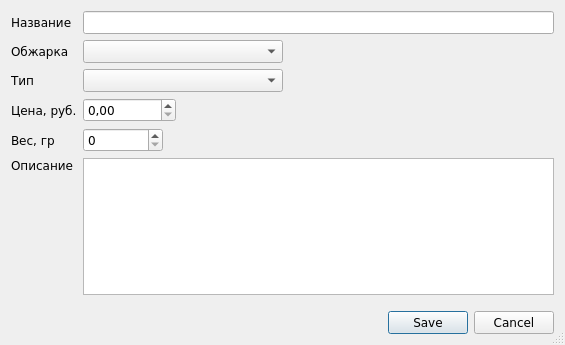
<?xml version="1.0" encoding="UTF-8"?>
<ui version="4.0">
 <class>EditCoffeeForm</class>
 <widget class="QDialog" name="EditCoffeeForm">
  <property name="windowModality">
   <enum>Qt::ApplicationModal</enum>
  </property>
  <property name="geometry">
   <rect>
    <x>0</x>
    <y>0</y>
    <width>565</width>
    <height>345</height>
   </rect>
  </property>
  <property name="sizePolicy">
   <sizepolicy hsizetype="Preferred" vsizetype="Preferred">
    <horstretch>0</horstretch>
    <verstretch>0</verstretch>
   </sizepolicy>
  </property>
  <property name="font">
   <font>
    <family>Verdana</family>
    <pointsize>9</pointsize>
   </font>
  </property>
  <property name="locale">
   <locale language="Russian" country="Russia"/>
  </property>
  <property name="sizeGripEnabled">
   <bool>true</bool>
  </property>
  <property name="modal">
   <bool>true</bool>
  </property>
  <layout class="QGridLayout" name="gridLayout">
   <item row="2" column="0">
    <widget class="QLabel" name="type_label">
     <property name="text">
      <string>Тип</string>
     </property>
    </widget>
   </item>
   <item row="5" column="0">
    <widget class="QLabel" name="description_label">
     <property name="text">
      <string>Описание</string>
     </property>
     <property name="alignment">
      <set>Qt::AlignLeading|Qt::AlignLeft|Qt::AlignTop</set>
     </property>
    </widget>
   </item>
   <item row="4" column="1">
    <widget class="QSpinBox" name="packing_sb">
     <property name="sizePolicy">
      <sizepolicy hsizetype="Fixed" vsizetype="Fixed">
       <horstretch>0</horstretch>
       <verstretch>0</verstretch>
      </sizepolicy>
     </property>
     <property name="minimumSize">
      <size>
       <width>80</width>
       <height>0</height>
      </size>
     </property>
     <property name="maximum">
      <number>100000</number>
     </property>
    </widget>
   </item>
   <item row="3" column="1">
    <widget class="QDoubleSpinBox" name="price_dsb">
     <property name="sizePolicy">
      <sizepolicy hsizetype="Fixed" vsizetype="Fixed">
       <horstretch>0</horstretch>
       <verstretch>0</verstretch>
      </sizepolicy>
     </property>
     <property name="minimumSize">
      <size>
       <width>80</width>
       <height>0</height>
      </size>
     </property>
     <property name="maximum">
      <double>1000000.000000000000000</double>
     </property>
    </widget>
   </item>
   <item row="3" column="0">
    <widget class="QLabel" name="price_label">
     <property name="text">
      <string>Цена, руб.</string>
     </property>
    </widget>
   </item>
   <item row="1" column="0">
    <widget class="QLabel" name="roast_type_label">
     <property name="text">
      <string>Обжарка</string>
     </property>
    </widget>
   </item>
   <item row="4" column="0">
    <widget class="QLabel" name="packing_label">
     <property name="text">
      <string>Вес, гр</string>
     </property>
    </widget>
   </item>
   <item row="0" column="0">
    <widget class="QLabel" name="name_label">
     <property name="text">
      <string>Название</string>
     </property>
    </widget>
   </item>
   <item row="2" column="1">
    <widget class="QComboBox" name="type_cb">
     <property name="sizePolicy">
      <sizepolicy hsizetype="Fixed" vsizetype="Fixed">
       <horstretch>0</horstretch>
       <verstretch>0</verstretch>
      </sizepolicy>
     </property>
     <property name="minimumSize">
      <size>
       <width>200</width>
       <height>0</height>
      </size>
     </property>
    </widget>
   </item>
   <item row="7" column="1">
    <widget class="QDialogButtonBox" name="buttonBox">
     <property name="sizePolicy">
      <sizepolicy hsizetype="Expanding" vsizetype="Preferred">
       <horstretch>0</horstretch>
       <verstretch>0</verstretch>
      </sizepolicy>
     </property>
     <property name="orientation">
      <enum>Qt::Horizontal</enum>
     </property>
     <property name="standardButtons">
      <set>QDialogButtonBox::Cancel|QDialogButtonBox::Save</set>
     </property>
    </widget>
   </item>
   <item row="0" column="1">
    <widget class="QLineEdit" name="name_edit"/>
   </item>
   <item row="1" column="1">
    <widget class="QComboBox" name="roast_type_cb">
     <property name="sizePolicy">
      <sizepolicy hsizetype="Fixed" vsizetype="Fixed">
       <horstretch>0</horstretch>
       <verstretch>0</verstretch>
      </sizepolicy>
     </property>
     <property name="minimumSize">
      <size>
       <width>200</width>
       <height>0</height>
      </size>
     </property>
    </widget>
   </item>
   <item row="5" column="1">
    <widget class="QPlainTextEdit" name="description_edit">
     <property name="sizePolicy">
      <sizepolicy hsizetype="Expanding" vsizetype="Expanding">
       <horstretch>0</horstretch>
       <verstretch>0</verstretch>
      </sizepolicy>
     </property>
     <property name="tabChangesFocus">
      <bool>true</bool>
     </property>
    </widget>
   </item>
   <item row="6" column="1">
    <spacer name="verticalSpacer">
     <property name="orientation">
      <enum>Qt::Vertical</enum>
     </property>
     <property name="sizeType">
      <enum>QSizePolicy::Fixed</enum>
     </property>
     <property name="sizeHint" stdset="0">
      <size>
       <width>20</width>
       <height>10</height>
      </size>
     </property>
    </spacer>
   </item>
  </layout>
 </widget>
 <tabstops>
  <tabstop>name_edit</tabstop>
  <tabstop>roast_type_cb</tabstop>
  <tabstop>type_cb</tabstop>
  <tabstop>price_dsb</tabstop>
  <tabstop>packing_sb</tabstop>
  <tabstop>description_edit</tabstop>
 </tabstops>
 <resources/>
 <connections>
  <connection>
   <sender>buttonBox</sender>
   <signal>accepted()</signal>
   <receiver>EditCoffeeForm</receiver>
   <slot>accept()</slot>
   <hints>
    <hint type="sourcelabel">
     <x>248</x>
     <y>254</y>
    </hint>
    <hint type="destinationlabel">
     <x>157</x>
     <y>274</y>
    </hint>
   </hints>
  </connection>
  <connection>
   <sender>buttonBox</sender>
   <signal>rejected()</signal>
   <receiver>EditCoffeeForm</receiver>
   <slot>reject()</slot>
   <hints>
    <hint type="sourcelabel">
     <x>316</x>
     <y>260</y>
    </hint>
    <hint type="destinationlabel">
     <x>286</x>
     <y>274</y>
    </hint>
   </hints>
  </connection>
 </connections>
</ui>
